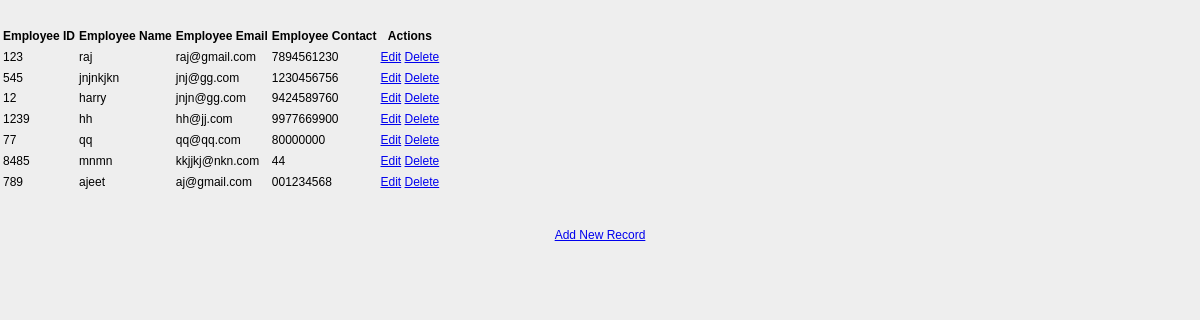
The page /show on the database its author committed.
### employee/models.py (models this page shows)
class Employee(models.Model):
    eid = models.CharField(max_length=20)
    ename = models.CharField(max_length=100)
    eemail = models.EmailField()
    econtact = models.CharField(max_length=15)
    class Meta:
        db_table = "employee"

### employee/views.py (the view)
# urls.py: path('show',views.show),
def show(request):
    employees = Employee.objects.all()
    return render(request, "show.html", {'employees': employees})

### templates/show.html (shortened to what this page needs)
    <!DOCTYPE html>
    <html lang="en">
    <head>
         {% load static %}
        <link rel="stylesheet" href="{% static 'css/style.css' %}"/>
    </head>
    <body>
    <table class="table table-striped table-bordered table-sm">
        <thead class="thead-dark">
        <tr>
            <th>Employee ID</th>
            <th>Employee Name</th>
            <th>Employee Email</th>
            <th>Employee Contact</th>
            <th>Actions</th>
        </tr>
        </thead>
        <tbody>
    {% for employee in employees %}
        <tr>
            <td>{{ employee.eid }}</td>
            <td>{{ employee.ename }}</td>
            <td>{{ employee.eemail }}</td>
            <td>{{ employee.econtact }}</td>
            <td>
                <a href="/edit/{{ employee.id }}"><span class="glyphicon glyphicon-pencil" >Edit</span></a>
                <a href="/delete/{{ employee.id }}">Delete</a>
            </td>
        </tr>
    {% endfor %}
        </tbody>
    </table>
    <br>
    <br>
    <center><a href="/emp" class="btn btn-primary">Add New Record</a></center>
    </body>
    </html>

### employee/static/css/style.css (style rules this page uses)
body { font:12px/1.4 Verdana,Arial; background:#eee; height:100%; margin:25px 0; padding:0 }

### rows shown on the page
Employee: eid "123", ename "raj", eemail "raj@gmail.com", econtact "7894561230"
Employee: eid "545", ename "jnjnkjkn", eemail "jnj@gg.com", econtact "1230456756"
Employee: eid "12", ename "harry", eemail "jnjn@gg.com", econtact "9424589760"
Employee: eid "1239", ename "hh", eemail "hh@jj.com", econtact "9977669900"
Employee: eid "77", ename "qq", eemail "qq@qq.com", econtact "80000000"
Employee: eid "8485", ename "mnmn", eemail "kkjjkj@nkn.com", econtact "44"
Employee: eid "789", ename "ajeet", eemail "aj@gmail.com", econtact "001234568"
